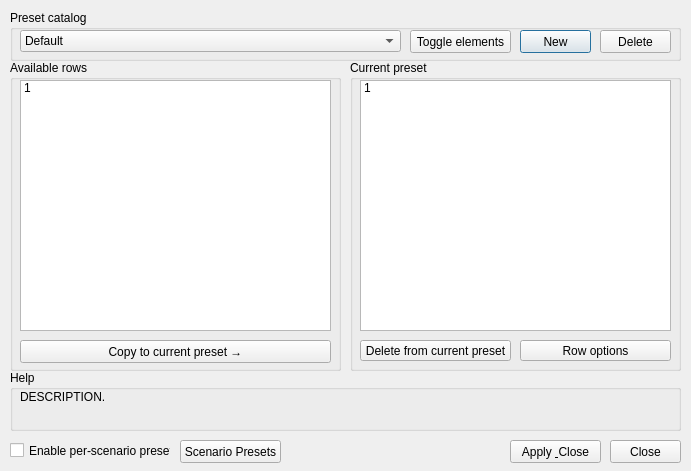
<?xml version="1.0" encoding="UTF-8"?>
<ui version="4.0" connectslotsbyname="false">
 <class>UmaPresetMenu</class>
 <widget class="QDialog" name="UmaPresetMenu">
  <property name="geometry">
   <rect>
    <x>0</x>
    <y>0</y>
    <width>691</width>
    <height>471</height>
   </rect>
  </property>
  <property name="windowTitle">
   <string notr="true">Customize Helper Table</string>
  </property>
  <widget class="QGroupBox" name="grp_preset_catalog">
   <property name="geometry">
    <rect>
     <x>10</x>
     <y>10</y>
     <width>671</width>
     <height>51</height>
    </rect>
   </property>
   <property name="sizePolicy">
    <sizepolicy hsizetype="Maximum" vsizetype="Preferred">
     <horstretch>0</horstretch>
     <verstretch>0</verstretch>
    </sizepolicy>
   </property>
   <property name="title">
    <string notr="true">Preset catalog</string>
   </property>
   <widget class="QComboBox" name="cmb_select_preset">
    <property name="geometry">
     <rect>
      <x>10</x>
      <y>20</y>
      <width>381</width>
      <height>22</height>
     </rect>
    </property>
    <property name="sizePolicy">
     <sizepolicy hsizetype="Fixed" vsizetype="Fixed">
      <horstretch>0</horstretch>
      <verstretch>0</verstretch>
     </sizepolicy>
    </property>
    <item>
     <property name="text">
      <string notr="true">Default</string>
     </property>
    </item>
   </widget>
   <widget class="QPushButton" name="but_new_preset">
    <property name="geometry">
     <rect>
      <x>510</x>
      <y>20</y>
      <width>71</width>
      <height>23</height>
     </rect>
    </property>
    <property name="text">
     <string notr="true">New</string>
    </property>
   </widget>
   <widget class="QPushButton" name="but_del_preset">
    <property name="geometry">
     <rect>
      <x>590</x>
      <y>20</y>
      <width>71</width>
      <height>23</height>
     </rect>
    </property>
    <property name="text">
     <string notr="true">Delete</string>
    </property>
   </widget>
   <widget class="QPushButton" name="but_toggle_elements">
    <property name="geometry">
     <rect>
      <x>400</x>
      <y>20</y>
      <width>101</width>
      <height>23</height>
     </rect>
    </property>
    <property name="text">
     <string notr="true">Toggle elements</string>
    </property>
   </widget>
  </widget>
  <widget class="QGroupBox" name="grp_available_rows">
   <property name="geometry">
    <rect>
     <x>10</x>
     <y>60</y>
     <width>331</width>
     <height>311</height>
    </rect>
   </property>
   <property name="title">
    <string notr="true">Available rows</string>
   </property>
   <widget class="QListWidget" name="lst_available">
    <property name="geometry">
     <rect>
      <x>10</x>
      <y>20</y>
      <width>311</width>
      <height>251</height>
     </rect>
    </property>
    <item>
     <property name="text">
      <string notr="true">1</string>
     </property>
    </item>
   </widget>
   <widget class="QPushButton" name="btn_copy_to_preset">
    <property name="geometry">
     <rect>
      <x>10</x>
      <y>280</y>
      <width>311</width>
      <height>23</height>
     </rect>
    </property>
    <property name="sizePolicy">
     <sizepolicy hsizetype="Maximum" vsizetype="Fixed">
      <horstretch>0</horstretch>
      <verstretch>0</verstretch>
     </sizepolicy>
    </property>
    <property name="text">
     <string notr="true">Copy to current preset →</string>
    </property>
   </widget>
  </widget>
  <widget class="QGroupBox" name="grp_current_preset">
   <property name="geometry">
    <rect>
     <x>350</x>
     <y>60</y>
     <width>331</width>
     <height>311</height>
    </rect>
   </property>
   <property name="title">
    <string notr="true">Current preset</string>
   </property>
   <widget class="QListWidget" name="lst_current">
    <property name="geometry">
     <rect>
      <x>10</x>
      <y>20</y>
      <width>311</width>
      <height>251</height>
     </rect>
    </property>
    <property name="dragEnabled">
     <bool>true</bool>
    </property>
    <property name="dragDropMode">
     <enum>QAbstractItemView::DragDrop</enum>
    </property>
    <property name="defaultDropAction">
     <enum>Qt::MoveAction</enum>
    </property>
    <item>
     <property name="text">
      <string notr="true">1</string>
     </property>
    </item>
   </widget>
   <widget class="QPushButton" name="btn_delete_from_preset">
    <property name="geometry">
     <rect>
      <x>10</x>
      <y>280</y>
      <width>151</width>
      <height>21</height>
     </rect>
    </property>
    <property name="text">
     <string notr="true">Delete from current preset</string>
    </property>
   </widget>
   <widget class="QPushButton" name="btn_row_options">
    <property name="geometry">
     <rect>
      <x>170</x>
      <y>280</y>
      <width>151</width>
      <height>21</height>
     </rect>
    </property>
    <property name="text">
     <string notr="true">Row options</string>
    </property>
   </widget>
  </widget>
  <widget class="QPushButton" name="btn_close">
   <property name="geometry">
    <rect>
     <x>610</x>
     <y>440</y>
     <width>71</width>
     <height>23</height>
    </rect>
   </property>
   <property name="text">
    <string notr="true">Close</string>
   </property>
  </widget>
  <widget class="QPushButton" name="btn_apply">
   <property name="geometry">
    <rect>
     <x>510</x>
     <y>440</y>
     <width>91</width>
     <height>23</height>
    </rect>
   </property>
   <property name="text">
    <string notr="true">Apply &amp; Close</string>
   </property>
  </widget>
  <widget class="QGroupBox" name="grp_help">
   <property name="geometry">
    <rect>
     <x>10</x>
     <y>370</y>
     <width>671</width>
     <height>61</height>
    </rect>
   </property>
   <property name="title">
    <string notr="true">Help</string>
   </property>
   <widget class="QLabel" name="label">
    <property name="geometry">
     <rect>
      <x>10</x>
      <y>20</y>
      <width>651</width>
      <height>31</height>
     </rect>
    </property>
    <property name="text">
     <string notr="true">DESCRIPTION.</string>
    </property>
    <property name="alignment">
     <set>Qt::AlignLeading|Qt::AlignLeft|Qt::AlignTop</set>
    </property>
    <property name="wordWrap">
     <bool>true</bool>
    </property>
   </widget>
  </widget>
  <widget class="QCheckBox" name="check_scenario_presets">
   <property name="geometry">
    <rect>
     <x>10</x>
     <y>440</y>
     <width>161</width>
     <height>21</height>
    </rect>
   </property>
   <property name="text">
    <string notr="true">Enable per-scenario presets</string>
   </property>
  </widget>
  <widget class="QPushButton" name="btn_scenario_presets">
   <property name="geometry">
    <rect>
     <x>180</x>
     <y>440</y>
     <width>101</width>
     <height>23</height>
    </rect>
   </property>
   <property name="text">
    <string notr="true">Scenario Presets</string>
   </property>
  </widget>
 </widget>
 <resources/>
 <connections/>
</ui>
